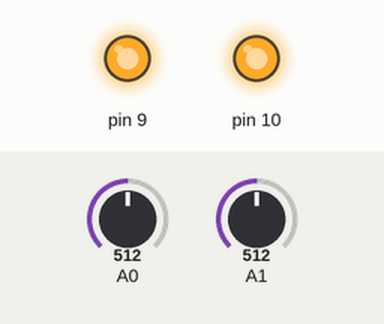
This sketch was run on a simulated Arduino Uno, built with avr-gcc and run on an emulated ATmega328P. Parts: output pins drawn as LEDs (lit = HIGH). Inputs (shaded band) come from the test bench; at power-on: A0 = 512, A1 = 512.

Above: at 1.2 s.
1.3 s: A0 set to 122
At 2.1 s:
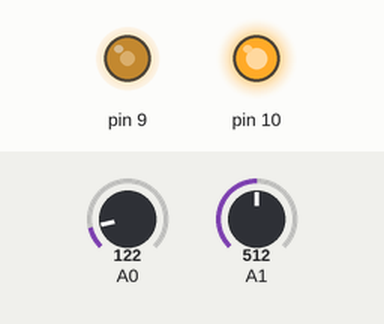
2.8 s: A1 set to 122
At 3.4 s:
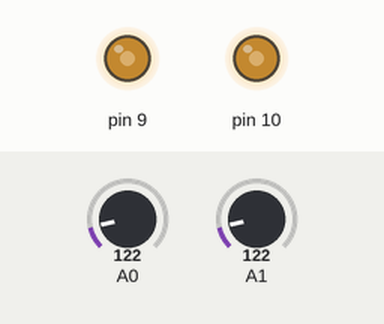
4.3 s: A0 set to 0
At 4.6 s:
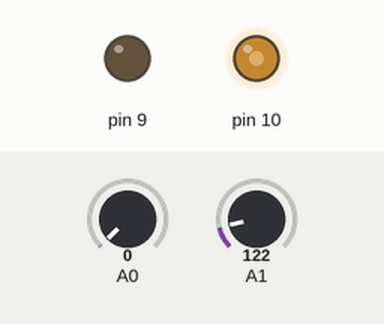
5.8 s: A1 set to 0
At 7.0 s:
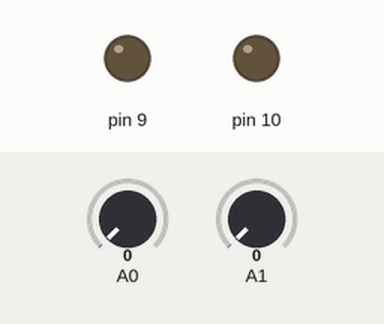
7.3 s: A0 set to 306
At 8.4 s:
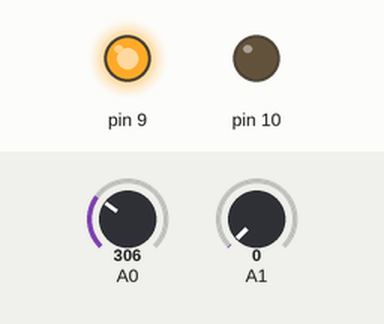
8.8 s: A1 set to 306
At 9.7 s:
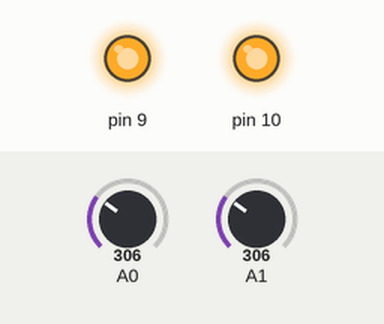
Timing chart, 0 to 11.3 s (numbered marks = the images above; inputs shaded):
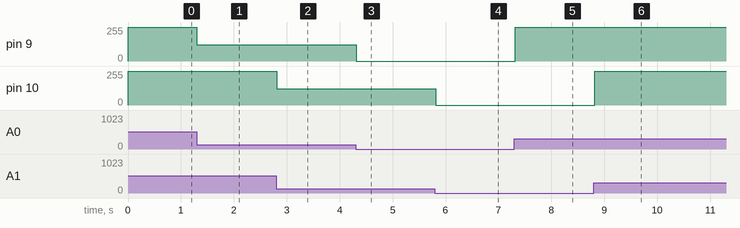

Measured:
- after the input at 1.3 s, pin 9: 255/255 → 122/255 at once
- after the input at 2.8 s, pin 10: 255/255 → 122/255 at once
- after the input at 4.3 s, pin 9: 122/255 → 0/255 at once
- after the input at 5.8 s, pin 10: 122/255 → 0/255 at once
- after the input at 7.3 s, pin 9: 0/255 → 255/255 at once
- after the input at 8.8 s, pin 10: 0/255 → 255/255 at once

The sketch:

analogic2_uno.ino
```cpp
//https://github.com/terryjmyers/PWM
#include <PWM.h>

int32_t frequency = 7812; //frequency (in Hz)

void setup() {
  InitTimersSafe();

  // put your setup code here, to run once:
  pinMode(A0, INPUT);
  pinMode(A1, INPUT);

  SetPinFrequencySafe(9,  frequency);
  SetPinFrequencySafe(10, frequency);

  pinMode(9, OUTPUT);
  pinMode(10, OUTPUT);

}

int value;
void loop() {
  value = analogRead(A0);
  analogWrite(9, value);

  value = analogRead(A1);
  analogWrite(10, value);

  delay(100);
}
```
